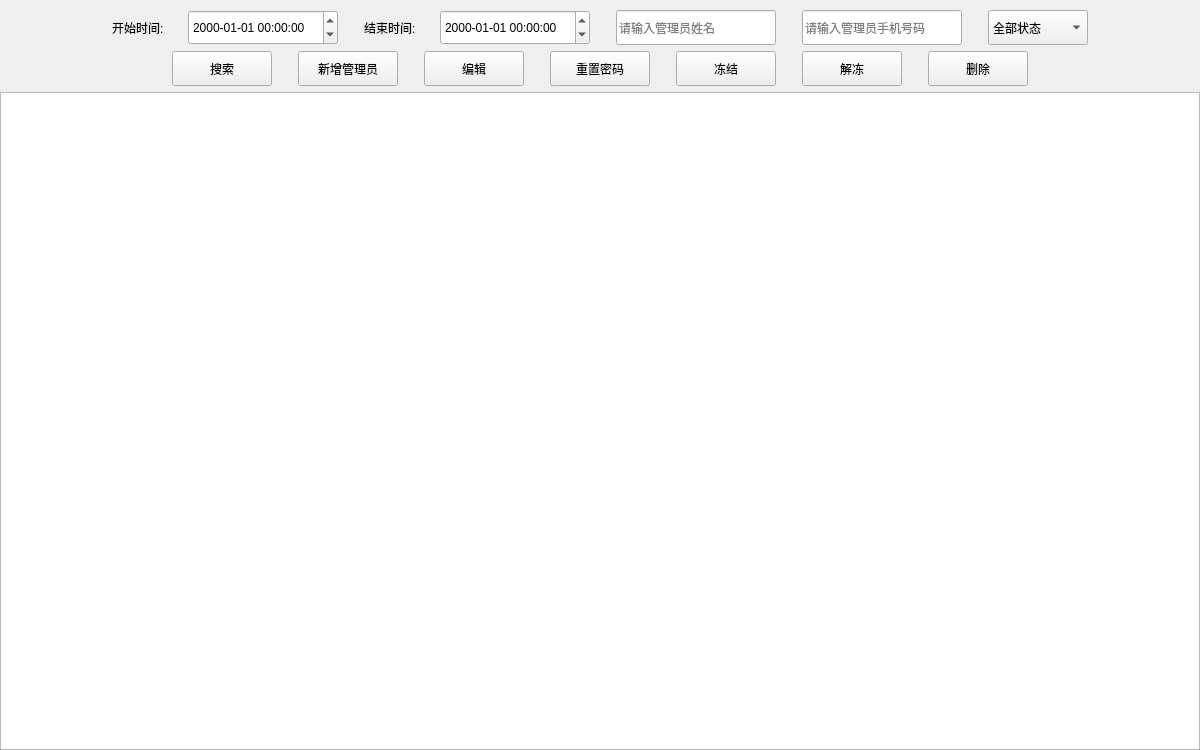
     <widget class="QWidget" name="page_AdminList">
      <property name="minimumSize">
       <size>
        <width>1200</width>
        <height>750</height>
       </size>
      </property>
      <layout class="QVBoxLayout" name="verticalLayout_20">
       <property name="spacing">
        <number>6</number>
       </property>
       <property name="leftMargin">
        <number>0</number>
       </property>
       <property name="topMargin">
        <number>10</number>
       </property>
       <property name="rightMargin">
        <number>0</number>
       </property>
       <property name="bottomMargin">
        <number>0</number>
       </property>
       <item>
        <layout class="QHBoxLayout" name="horizontalLayout_33">
         <item>
          <spacer name="horizontalSpacer_111">
           <property name="orientation">
            <enum>Qt::Horizontal</enum>
           </property>
           <property name="sizeHint" stdset="0">
            <size>
             <width>40</width>
             <height>20</height>
            </size>
           </property>
          </spacer>
         </item>
         <item>
          <widget class="QLabel" name="label">
           <property name="minimumSize">
            <size>
             <width>70</width>
             <height>35</height>
            </size>
           </property>
           <property name="maximumSize">
            <size>
             <width>70</width>
             <height>35</height>
            </size>
           </property>
           <property name="styleSheet">
            <string notr="true"/>
           </property>
           <property name="text">
            <string>开始时间:</string>
           </property>
          </widget>
         </item>
         <item>
          <widget class="QDateTimeEdit" name="date_AdminList_Start">
           <property name="minimumSize">
            <size>
             <width>150</width>
             <height>35</height>
            </size>
           </property>
           <property name="maximumSize">
            <size>
             <width>150</width>
             <height>35</height>
            </size>
           </property>
           <property name="displayFormat">
            <string>yyyy-MM-dd hh:mm:ss</string>
           </property>
          </widget>
         </item>
         <item>
          <spacer name="horizontalSpacer_112">
           <property name="orientation">
            <enum>Qt::Horizontal</enum>
           </property>
           <property name="sizeType">
            <enum>QSizePolicy::Fixed</enum>
           </property>
           <property name="sizeHint" stdset="0">
            <size>
             <width>20</width>
             <height>20</height>
            </size>
           </property>
          </spacer>
         </item>
         <item>
          <widget class="QLabel" name="label_2">
           <property name="minimumSize">
            <size>
             <width>70</width>
             <height>35</height>
            </size>
           </property>
           <property name="maximumSize">
            <size>
             <width>70</width>
             <height>35</height>
            </size>
           </property>
           <property name="styleSheet">
            <string notr="true"/>
           </property>
           <property name="text">
            <string>结束时间:</string>
           </property>
          </widget>
         </item>
         <item>
          <widget class="QDateTimeEdit" name="date_AdminList_End">
           <property name="minimumSize">
            <size>
             <width>150</width>
             <height>35</height>
            </size>
           </property>
           <property name="maximumSize">
            <size>
             <width>150</width>
             <height>35</height>
            </size>
           </property>
           <property name="displayFormat">
            <string>yyyy-MM-dd hh:mm:ss</string>
           </property>
          </widget>
         </item>
         <item>
          <spacer name="horizontalSpacer_113">
           <property name="orientation">
            <enum>Qt::Horizontal</enum>
           </property>
           <property name="sizeType">
            <enum>QSizePolicy::Fixed</enum>
           </property>
           <property name="sizeHint" stdset="0">
            <size>
             <width>20</width>
             <height>20</height>
            </size>
           </property>
          </spacer>
         </item>
         <item>
          <widget class="QLineEdit" name="le_AdminList_Name">
           <property name="minimumSize">
            <size>
             <width>160</width>
             <height>35</height>
            </size>
           </property>
           <property name="maximumSize">
            <size>
             <width>16777215</width>
             <height>35</height>
            </size>
           </property>
           <property name="styleSheet">
            <string notr="true"/>
           </property>
           <property name="placeholderText">
            <string>请输入管理员姓名</string>
           </property>
          </widget>
         </item>
         <item>
          <spacer name="horizontalSpacer_114">
           <property name="orientation">
            <enum>Qt::Horizontal</enum>
           </property>
           <property name="sizeType">
            <enum>QSizePolicy::Fixed</enum>
           </property>
           <property name="sizeHint" stdset="0">
            <size>
             <width>20</width>
             <height>20</height>
            </size>
           </property>
          </spacer>
         </item>
         <item>
          <widget class="QLineEdit" name="le_AdminList_Tel">
           <property name="minimumSize">
            <size>
             <width>160</width>
             <height>35</height>
            </size>
           </property>
           <property name="maximumSize">
            <size>
             <width>16777215</width>
             <height>35</height>
            </size>
           </property>
           <property name="styleSheet">
            <string notr="true"/>
           </property>
           <property name="placeholderText">
            <string>请输入管理员手机号码</string>
           </property>
          </widget>
         </item>
         <item>
          <spacer name="horizontalSpacer_115">
           <property name="orientation">
            <enum>Qt::Horizontal</enum>
           </property>
           <property name="sizeType">
            <enum>QSizePolicy::Fixed</enum>
           </property>
           <property name="sizeHint" stdset="0">
            <size>
             <width>20</width>
             <height>20</height>
            </size>
           </property>
          </spacer>
         </item>
         <item>
          <widget class="QComboBox" name="cbx_AdminList_Status">
           <property name="minimumSize">
            <size>
             <width>100</width>
             <height>35</height>
            </size>
           </property>
           <property name="maximumSize">
            <size>
             <width>100</width>
             <height>35</height>
            </size>
           </property>
           <property name="styleSheet">
            <string notr="true"/>
           </property>
           <item>
            <property name="text">
             <string>全部状态</string>
            </property>
           </item>
           <item>
            <property name="text">
             <string>正常</string>
            </property>
           </item>
           <item>
            <property name="text">
             <string>冻结</string>
            </property>
           </item>
          </widget>
         </item>
         <item>
          <spacer name="horizontalSpacer_116">
           <property name="orientation">
            <enum>Qt::Horizontal</enum>
           </property>
           <property name="sizeHint" stdset="0">
            <size>
             <width>40</width>
             <height>20</height>
            </size>
           </property>
          </spacer>
         </item>
        </layout>
       </item>
       <item>
        <layout class="QHBoxLayout" name="horizontalLayout_34">
         <item>
          <spacer name="horizontalSpacer_123">
           <property name="orientation">
            <enum>Qt::Horizontal</enum>
           </property>
           <property name="sizeHint" stdset="0">
            <size>
             <width>40</width>
             <height>20</height>
            </size>
           </property>
          </spacer>
         </item>
         <item>
          <widget class="QPushButton" name="btn_AdminList_Search">
           <property name="minimumSize">
            <size>
             <width>100</width>
             <height>35</height>
            </size>
           </property>
           <property name="maximumSize">
            <size>
             <width>100</width>
             <height>35</height>
            </size>
           </property>
           <property name="cursor">
            <cursorShape>PointingHandCursor</cursorShape>
           </property>
           <property name="focusPolicy">
            <enum>Qt::NoFocus</enum>
           </property>
           <property name="styleSheet">
            <string notr="true"/>
           </property>
           <property name="text">
            <string>搜索</string>
           </property>
          </widget>
         </item>
         <item>
          <spacer name="horizontalSpacer_117">
           <property name="orientation">
            <enum>Qt::Horizontal</enum>
           </property>
           <property name="sizeType">
            <enum>QSizePolicy::Fixed</enum>
           </property>
           <property name="sizeHint" stdset="0">
            <size>
             <width>20</width>
             <height>20</height>
            </size>
           </property>
          </spacer>
         </item>
         <item>
          <widget class="QPushButton" name="btn_AdminList_AddAdmin">
           <property name="minimumSize">
            <size>
             <width>100</width>
             <height>35</height>
            </size>
           </property>
           <property name="maximumSize">
            <size>
             <width>100</width>
             <height>35</height>
            </size>
           </property>
           <property name="cursor">
            <cursorShape>PointingHandCursor</cursorShape>
           </property>
           <property name="focusPolicy">
            <enum>Qt::NoFocus</enum>
           </property>
           <property name="styleSheet">
            <string notr="true"/>
           </property>
           <property name="text">
            <string>新增管理员</string>
           </property>
          </widget>
         </item>
         <item>
          <spacer name="horizontalSpacer_118">
           <property name="orientation">
            <enum>Qt::Horizontal</enum>
           </property>
           <property name="sizeType">
            <enum>QSizePolicy::Fixed</enum>
           </property>
           <property name="sizeHint" stdset="0">
            <size>
             <width>20</width>
             <height>20</height>
            </size>
           </property>
          </spacer>
         </item>
         <item>
          <widget class="QPushButton" name="btn_AdminList_Edit">
           <property name="minimumSize">
            <size>
             <width>100</width>
             <height>35</height>
            </size>
           </property>
           <property name="maximumSize">
            <size>
             <width>100</width>
             <height>35</height>
            </size>
           </property>
           <property name="cursor">
            <cursorShape>PointingHandCursor</cursorShape>
           </property>
           <property name="focusPolicy">
            <enum>Qt::NoFocus</enum>
           </property>
           <property name="styleSheet">
            <string notr="true"/>
           </property>
           <property name="text">
            <string>编辑</string>
           </property>
          </widget>
         </item>
         <item>
          <spacer name="horizontalSpacer_119">
           <property name="orientation">
            <enum>Qt::Horizontal</enum>
           </property>
           <property name="sizeType">
            <enum>QSizePolicy::Fixed</enum>
           </property>
           <property name="sizeHint" stdset="0">
            <size>
             <width>20</width>
             <height>20</height>
            </size>
           </property>
          </spacer>
         </item>
         <item>
          <widget class="QPushButton" name="btn_AdminList_ResetPwd">
           <property name="minimumSize">
            <size>
             <width>100</width>
             <height>35</height>
            </size>
           </property>
           <property name="maximumSize">
            <size>
             <width>100</width>
             <height>35</height>
            </size>
           </property>
           <property name="cursor">
            <cursorShape>PointingHandCursor</cursorShape>
           </property>
           <property name="focusPolicy">
            <enum>Qt::NoFocus</enum>
           </property>
           <property name="styleSheet">
            <string notr="true"/>
           </property>
           <property name="text">
            <string>重置密码</string>
           </property>
          </widget>
         </item>
         <item>
          <spacer name="horizontalSpacer_120">
           <property name="orientation">
            <enum>Qt::Horizontal</enum>
           </property>
           <property name="sizeType">
            <enum>QSizePolicy::Fixed</enum>
           </property>
           <property name="sizeHint" stdset="0">
            <size>
             <width>20</width>
             <height>20</height>
            </size>
           </property>
          </spacer>
         </item>
         <item>
          <widget class="QPushButton" name="btn_AdminList_Freeze">
           <property name="minimumSize">
            <size>
             <width>100</width>
             <height>35</height>
            </size>
           </property>
           <property name="maximumSize">
            <size>
             <width>100</width>
             <height>35</height>
            </size>
           </property>
           <property name="cursor">
            <cursorShape>PointingHandCursor</cursorShape>
           </property>
           <property name="focusPolicy">
            <enum>Qt::NoFocus</enum>
           </property>
           <property name="styleSheet">
            <string notr="true"/>
           </property>
           <property name="text">
            <string>冻结</string>
           </property>
          </widget>
         </item>
         <item>
          <spacer name="horizontalSpacer_121">
           <property name="orientation">
            <enum>Qt::Horizontal</enum>
           </property>
           <property name="sizeType">
            <enum>QSizePolicy::Fixed</enum>
           </property>
           <property name="sizeHint" stdset="0">
            <size>
             <width>20</width>
             <height>20</height>
            </size>
           </property>
          </spacer>
         </item>
         <item>
          <widget class="QPushButton" name="btn_AdminList_Unfreeze">
           <property name="minimumSize">
            <size>
             <width>100</width>
             <height>35</height>
            </size>
           </property>
           <property name="maximumSize">
            <size>
             <width>100</width>
             <height>35</height>
            </size>
           </property>
           <property name="cursor">
            <cursorShape>PointingHandCursor</cursorShape>
           </property>
           <property name="focusPolicy">
            <enum>Qt::NoFocus</enum>
           </property>
           <property name="styleSheet">
            <string notr="true"/>
           </property>
           <property name="text">
            <string>解冻</string>
           </property>
          </widget>
         </item>
         <item>
          <spacer name="horizontalSpacer_122">
           <property name="orientation">
            <enum>Qt::Horizontal</enum>
           </property>
           <property name="sizeType">
            <enum>QSizePolicy::Fixed</enum>
           </property>
           <property name="sizeHint" stdset="0">
            <size>
             <width>20</width>
             <height>20</height>
            </size>
           </property>
          </spacer>
         </item>
         <item>
          <widget class="QPushButton" name="btn_AdminList_Delete">
           <property name="minimumSize">
            <size>
             <width>100</width>
             <height>35</height>
            </size>
           </property>
           <property name="maximumSize">
            <size>
             <width>100</width>
             <height>35</height>
            </size>
           </property>
           <property name="cursor">
            <cursorShape>PointingHandCursor</cursorShape>
           </property>
           <property name="focusPolicy">
            <enum>Qt::NoFocus</enum>
           </property>
           <property name="styleSheet">
            <string notr="true"/>
           </property>
           <property name="text">
            <string>删除</string>
           </property>
          </widget>
         </item>
         <item>
          <spacer name="horizontalSpacer_124">
           <property name="orientation">
            <enum>Qt::Horizontal</enum>
           </property>
           <property name="sizeHint" stdset="0">
            <size>
             <width>40</width>
             <height>20</height>
            </size>
           </property>
          </spacer>
         </item>
        </layout>
       </item>
       <item>
        <layout class="QGridLayout" name="gridLayout_22">
         <property name="spacing">
          <number>0</number>
         </property>
         <item row="0" column="0">
          <widget class="QTableWidget" name="tbw_AdminList">
           <property name="minimumSize">
            <size>
             <width>1200</width>
             <height>658</height>
            </size>
           </property>
          </widget>
         </item>
        </layout>
       </item>
      </layout>
     </widget>
